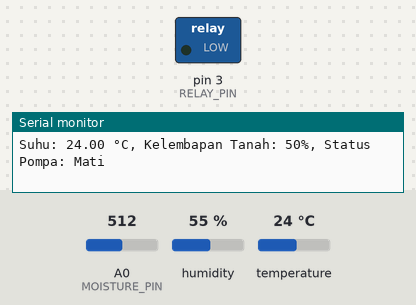
Recording of a sketch running on a simulated Arduino Uno, built with avr-gcc and run on an emulated ATmega328P. Shown: switched loads named in the sketch (green lamp = pin HIGH), the last lines printed to the serial monitor. The test bench sets the inputs (shaded band); at power-on: A0 (MOISTURE_PIN) = 512, humidity 55 %, temperature 24 °C.

Above: at 2.8 s.
2.9 s: A0 (MOISTURE_PIN) set to 223
5.6 s: A0 (MOISTURE_PIN) set to 203
At 7.5 s:
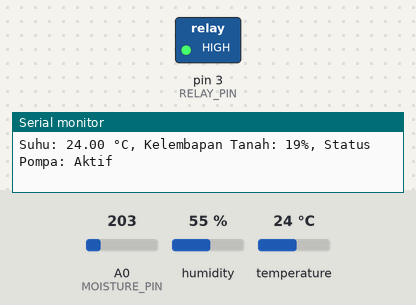
8.3 s: A0 (MOISTURE_PIN) set to 306
At 11.1 s:
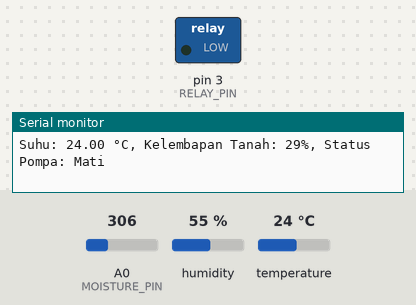
11.6 s: A0 (MOISTURE_PIN) set to 122
At 13.6 s:
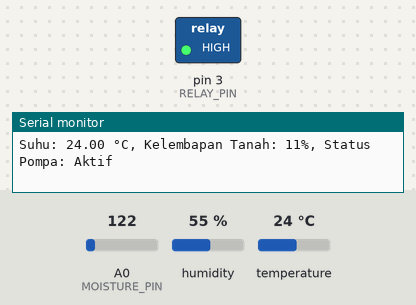
Timing chart, 0 to 15.1 s (numbered marks = the images above; inputs shaded):
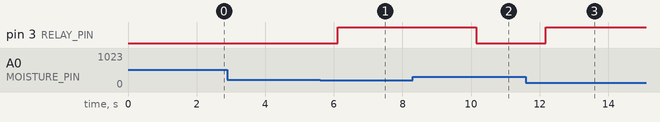

Measured:
- the behaviour switches between 215 and 214 on A0 (MOISTURE_PIN) (found by bisection; images 0 and 1)
- after the input at 5.6 s, pin 3 (RELAY_PIN): LOW → HIGH after 0.51 s
- after the input at 8.3 s, pin 3 (RELAY_PIN): HIGH → LOW after 1.9 s
- after the input at 11.6 s, pin 3 (RELAY_PIN): LOW → HIGH after 0.58 s

The sketch:

sketch_jan20a.ino
```cpp
#include <DHT.h>

// Konfigurasi DHT Sensor
#define DHTPIN 2       // Pin digital untuk DHT
#define DHTTYPE DHT11  // Pilihan: DHT11, DHT22, atau DHT21
DHT dht(DHTPIN, DHTTYPE);

// Konfigurasi Soil Moisture Sensor
#define MOISTURE_PIN A0  // Pin analog untuk kelembapan tanah
#define RELAY_PIN 3      // Pin digital untuk relay (diubah ke pin 3)

// Fungsi untuk menentukan status pompa berdasarkan suhu dan kelembapan tanah
void kontrolPompa(float suhu, int kelembapanTanah) {
  // Tentukan status pompa berdasarkan suhu dan kelembapan tanah
  if (kelembapanTanah <= 20) { // Jika kelembapan tanah rendah (lebih kering)
    if (suhu >= 15 && suhu < 35) {  // Suhu yang lebih tinggi memicu penyiraman
      digitalWrite(RELAY_PIN, HIGH);  // Pompa aktif (tanah kering)
    } else {
      digitalWrite(RELAY_PIN, LOW);   // Pompa mati (tanah lembab)
    }
  } else {
    digitalWrite(RELAY_PIN, LOW);   // Pompa mati (tanah lembab)
  }
}

void setup() {
  // Inisialisasi Serial Monitor
  Serial.begin(9600);
  Serial.println("Soil Moisture Sensor and Relay Control");

  // Mulai sensor DHT
  dht.begin();

  // Atur pin relay sebagai output
  pinMode(RELAY_PIN, OUTPUT);
  digitalWrite(RELAY_PIN, LOW); // Matikan relay di awal (relay aktif rendah)
}

void loop() {
  // Membaca suhu udara dari DHT
  float temperature = dht.readTemperature();

  // Membaca nilai kelembapan tanah
  int soilValue = analogRead(MOISTURE_PIN);
  int soilMoisturePercent = map(soilValue, 0, 1023, 0, 100);

  // Menyiapkan format data untuk backend
  if (!isnan(temperature)) {
    // Kirimkan suhu, kelembapan tanah, dan status pompa
    Serial.print("Suhu: ");
    Serial.print(temperature);  // Suhu dalam format float
    Serial.print(" °C, ");
  } else {
    Serial.print("Error dalam pembacaan suhu, ");
  }

  // Tampilkan data kelembapan tanah
  Serial.print("Kelembapan Tanah: ");
  Serial.print(soilMoisturePercent);  // Kelembapan tanah dalam persen
  Serial.print("%, ");

  // Tentukan status pompa dan kirimkan status pompa
  if (soilMoisturePercent <= 20) {
    Serial.println("Status Pompa: Aktif");  // Status pompa aktif
  } else {
    Serial.println("Status Pompa: Mati");  // Status pompa mati
  }

  // Kontrol pompa berdasarkan suhu dan kelembapan tanah
  kontrolPompa(temperature, soilMoisturePercent);

  // Tunggu 2 detik sebelum pembacaan berikutnya
  delay(2000);
}
```
